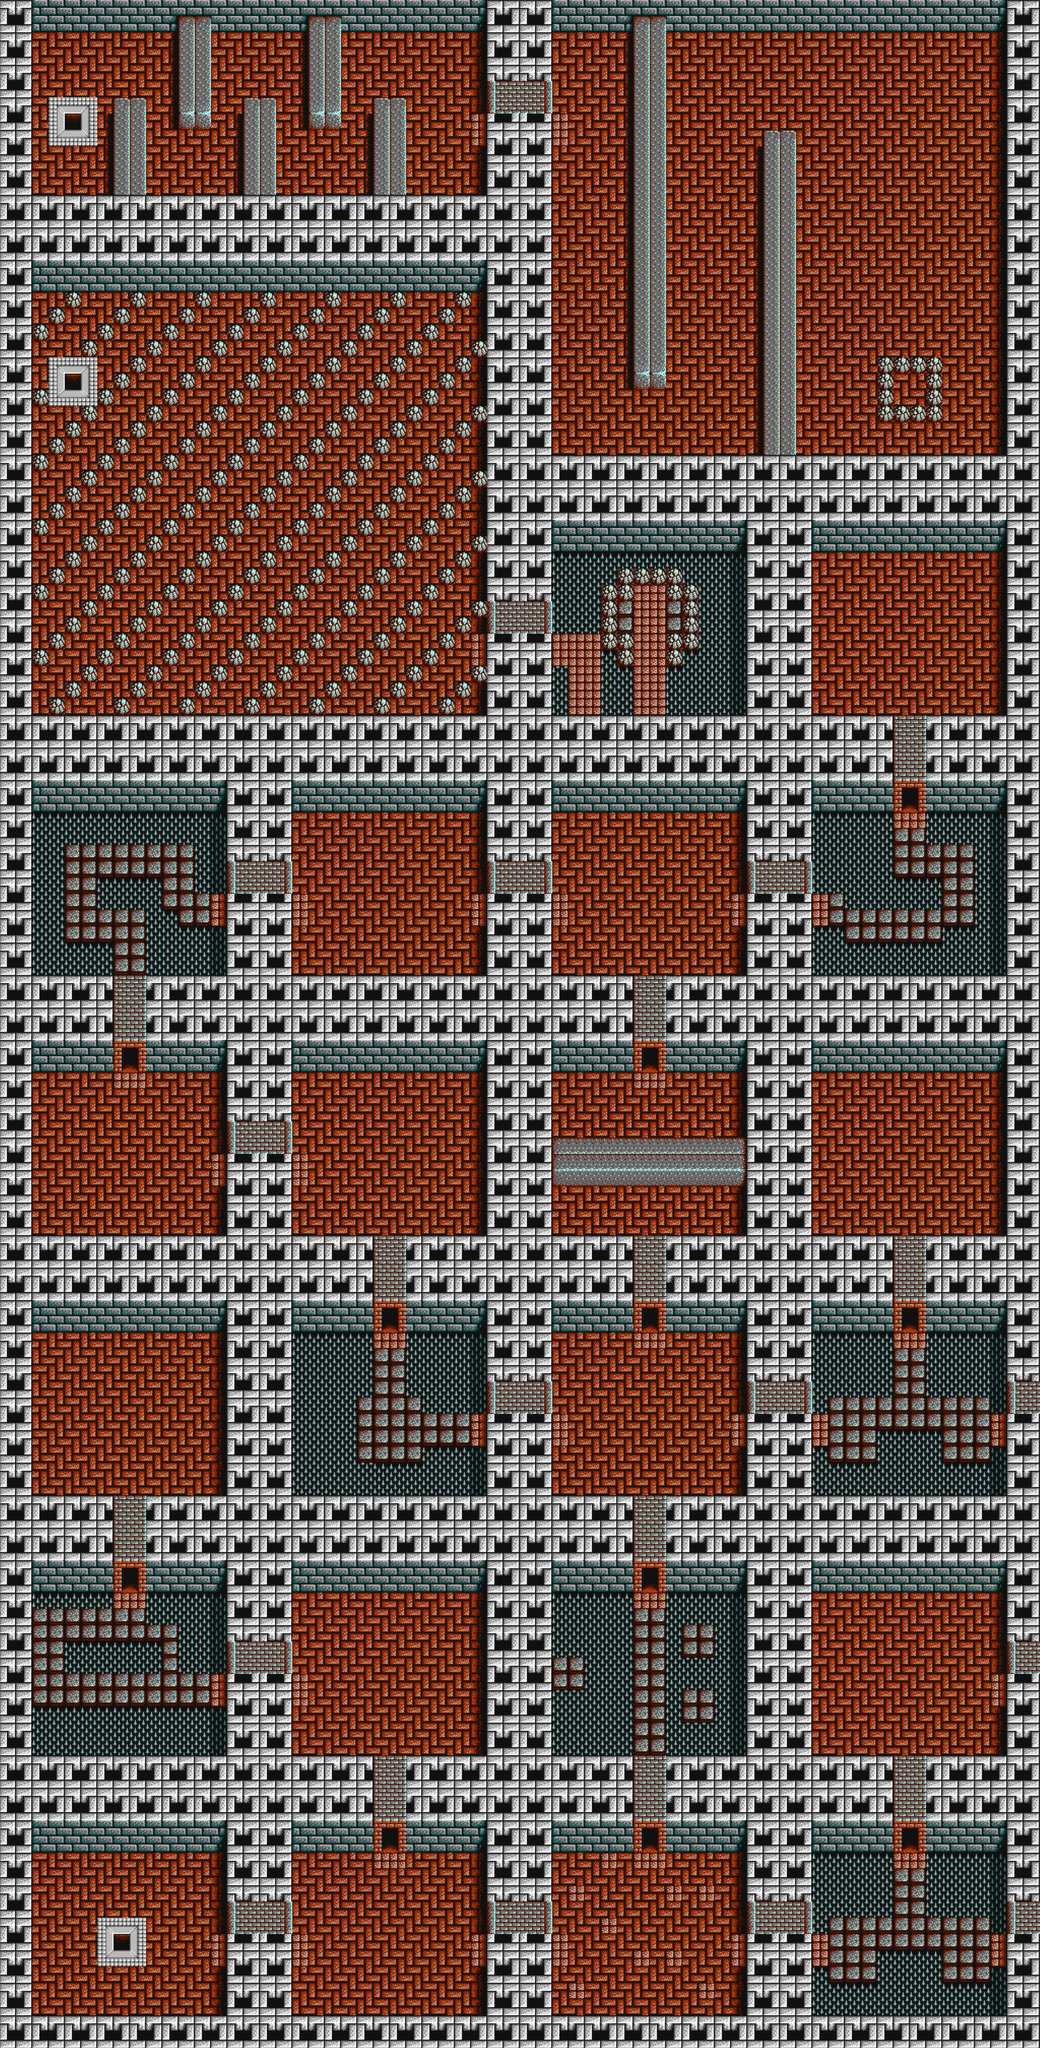

This is a level from a 2D game, rendered from its Tiled map with the project's own tilesets. A one-line summary and the map file follow, with tile-layer data summarised:
An orthogonal 64x126 tile map with 32x32 px tiles, 3 tile layers (MAP, GATES, WALLS) and 87 objects.

<map version="1.4" tiledversion="1.4.2" orientation="orthogonal" renderorder="right-down" width="64" height="126" tilewidth="32" tileheight="32" infinite="0" nextlayerid="8" nextobjectid="96">
 <tileset firstgid="1" name="overworld" tilewidth="32" tileheight="32" tilecount="16384" columns="128">
  <image source="Assets/overworld.png" width="4096" height="4096" />
 </tileset>
 <layer id="1" name="MAP" width="64" height="126">
  <data>[8064 cells, 8064 non-empty, 8055 distinct tile ids]</data>
 </layer>
 <layer id="5" name="GATES" width="64" height="126">
  <data>[8064 cells, 412 non-empty, 220 distinct tile ids]</data>
 </layer>
 <layer id="7" name="WALLS" width="64" height="126">
  <data>[8064 cells, 1320 non-empty, 1320 distinct tile ids]</data>
 </layer>
 <objectgroup id="2" name="BLOCKS">
  <object id="6" x="2.66667" y="3999.5" width="2041.33" height="29.8333" />
  <object id="7" x="65.3333" y="3488.17" width="666.667" height="115.833" />
  <object id="8" x="798.667" y="3489.17" width="448" height="114.333" />
  <object id="9" x="1313.33" y="3489.5" width="442.667" height="113" />
  <object id="10" x="1824" y="3488" width="154.667" height="119" />
  <object id="11" x="1313.33" y="2977.83" width="666.667" height="116.167" />
  <object id="12" x="288" y="2975" width="954.667" height="119.333" />
  <object id="13" x="65.3333" y="2976.83" width="154.667" height="117.667" />
  <object id="14" x="64" y="2465" width="671.167" height="117.667" />
  <object id="15" x="801.333" y="2466" width="442.667" height="114.5" />
  <object id="16" x="1312" y="2465.33" width="442.667" height="117" />
  <object id="17" x="1825.33" y="2465.17" width="153.333" height="117.5" />
  <object id="18" x="1314.67" y="1954.67" width="665.333" height="114.833" />
  <object id="19" x="286.667" y="1955.33" width="957.333" height="114.833" />
  <object id="20" x="64" y="1953" width="158.667" height="116.667" />
  <object id="21" x="62.6667" y="1439.17" width="1693.33" height="118.5" />
  <object id="22" x="1824" y="1439.67" width="154.667" height="116.5" />
  <object id="23" x="1086.67" y="897.333" width="893.333" height="126.167" />
  <object id="24" x="1473.33" y="1026.67" width="120" height="733.333" />
  <object id="25" x="1984" y="0" width="61.3333" height="3997.5" />
  <object id="26" x="2.66667" y="0" width="58.6667" height="3999.17" />
  <object id="27" x="448" y="3358.67" width="122.667" height="446.667" />
  <object id="28" x="448" y="3869.33" width="126.667" height="129.5" />
  <object id="29" x="958.667" y="2849.33" width="125.333" height="954.667" />
  <object id="30" x="960" y="3870.67" width="122.667" height="127.333" />
  <object id="31" x="1472" y="3872" width="124" height="125.667" />
  <object id="32" x="1470.67" y="2844" width="124" height="964" />
  <object id="33" x="1470.67" y="1825.33" width="128" height="958.667" />
  <object id="34" x="960" y="1828" width="124" height="952" />
  <object id="35" x="446.667" y="2336" width="124" height="960" />
  <object id="36" x="450.667" y="1824" width="125.333" height="452" />
  <object id="37" x="448" y="1537.33" width="125.333" height="220" />
  <object id="38" x="960" y="1534.67" width="128" height="222.667" />
  <object id="72" x="1086.5" y="2239.5" width="384" height="64.5" />
  <object id="95" x="1755.33" y="1439.33" width="69" height="29" />
 </objectgroup>
 <objectgroup id="3" name="GATES">
  <object id="41" x="448" y="3808" width="122.667" height="58.6667" />
  <object id="43" x="961.333" y="3806.67" width="120" height="60" />
  <object id="45" x="1476" y="3810.67" width="117.333" height="56" />
  <object id="46" x="734.667" y="3510.17" width="58.6667" height="67.167" />
  <object id="47" x="1250.67" y="3506.33" width="57.3333" height="72.333" />
  <object id="48" x="1760" y="3507.33" width="60" height="72.667" />
  <object id="49" x="450.667" y="3296" width="116" height="58.6667" />
  <object id="50" x="222.667" y="2999" width="62.1667" height="66.333" />
  <object id="51" x="1248" y="2998.67" width="62.6667" height="60" />
  <object id="52" x="1473.33" y="2788" width="117.333" height="50.6667" />
  <object id="53" x="961.333" y="2781.33" width="117.333" height="62.6667" />
  <object id="54" x="736" y="2485.83" width="61.3333" height="63.5" />
  <object id="55" x="1248" y="2481.17" width="61.3333" height="72.167" />
  <object id="56" x="1758.67" y="2477.67" width="61.3333" height="71.667" />
  <object id="57" x="453.333" y="2278.67" width="113.333" height="56" />
  <object id="58" x="228" y="1972" width="56" height="72" />
  <object id="59" x="1248" y="1969.83" width="62.6667" height="71.5" />
  <object id="60" x="1476" y="1762.67" width="114.667" height="60" />
  <object id="61" x="962.667" y="1760" width="118.667" height="62.6667" />
  <object id="62" x="452" y="1761.33" width="114.667" height="56" />
  <object id="63" x="1760" y="1471.83" width="59.3333" height="56.167" />
 </objectgroup>
 <objectgroup id="4" name="OVERWORLD">
  <object id="42" x="225.333" y="3808" width="30.6667" height="32" />
 </objectgroup>
 <objectgroup id="6" name="DANGERS">
  <object id="64" x="1089" y="3137.5" width="148.5" height="80.5" />
  <object id="65" x="1154.5" y="3219.5" width="83" height="237" />
  <object id="66" x="1086" y="3327.5" width="67" height="128.5" />
  <object id="67" x="1319" y="3139" width="151" height="26" />
  <object id="68" x="1319.5" y="3166" width="22" height="289" />
  <object id="69" x="1407.5" y="3166.5" width="62" height="287.5" />
  <object id="70" x="1343.5" y="3390.5" width="62" height="63" />
  <object id="71" x="1343" y="3266" width="62" height="24.5" />
  <object id="73" x="572.5" y="2710.5" width="125.5" height="236.5" />
  <object id="74" x="576" y="2624" width="152" height="85" />
  <object id="75" x="808" y="2622.5" width="150" height="86" />
  <object id="76" x="700" y="2881" width="256.5" height="64" />
  <object id="77" x="839.5" y="2853" width="116.5" height="26" />
  <object id="78" x="836.5" y="2710" width="121.5" height="20" />
  <object id="79" x="64.5" y="1860.5" width="147.5" height="89.5" />
  <object id="80" x="62.5" y="1598" width="55.8333" height="260.5" />
  <object id="81" x="122.5" y="1598" width="270" height="18.5" />
  <object id="82" x="393.167" y="1598.5" width="52.3333" height="109" />
  <object id="83" x="203.5" y="1736.67" width="112.5" height="7.33333" />
  <object id="84" x="299.833" y="1830.5" width="147.167" height="86.5" />
  <object id="85" x="300.167" y="1745.5" width="15.8333" height="84" />
  <object id="86" x="318" y="1800" width="24.5" height="28" />
  <object id="87" x="1601.5" y="1834.5" width="49.5" height="86" />
  <object id="88" x="1653.5" y="1862" width="327.5" height="59" />
  <object id="89" x="1868" y="1835" width="113.5" height="25.5" />
  <object id="90" x="1828" y="1601" width="154" height="12.5" />
  <object id="91" x="1930.5" y="1616" width="50.5" height="217.5" />
  <object id="92" x="1600.5" y="1600" width="152.5" height="102" />
  <object id="93" x="1671" y="1703" width="82.5" height="37.5" />
  <object id="94" x="1758" y="1733" width="82.5" height="7.5" />
 </objectgroup>
</map>